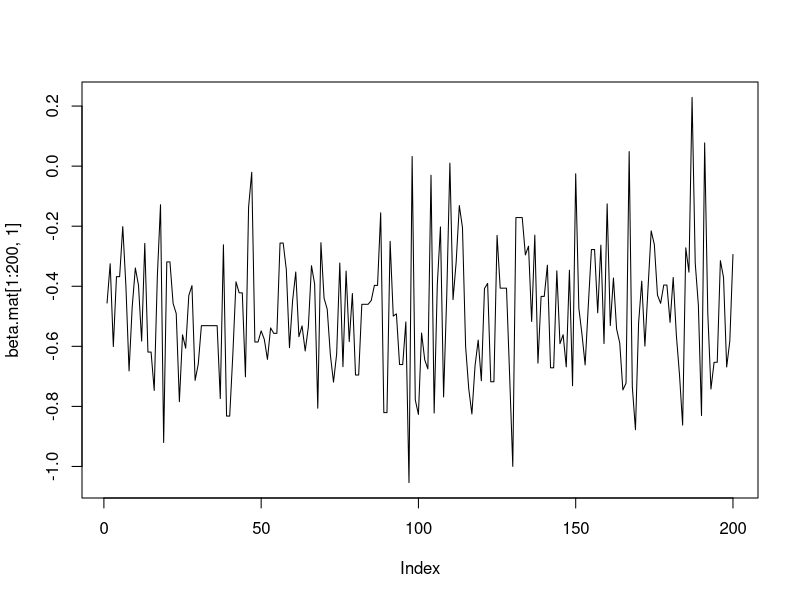
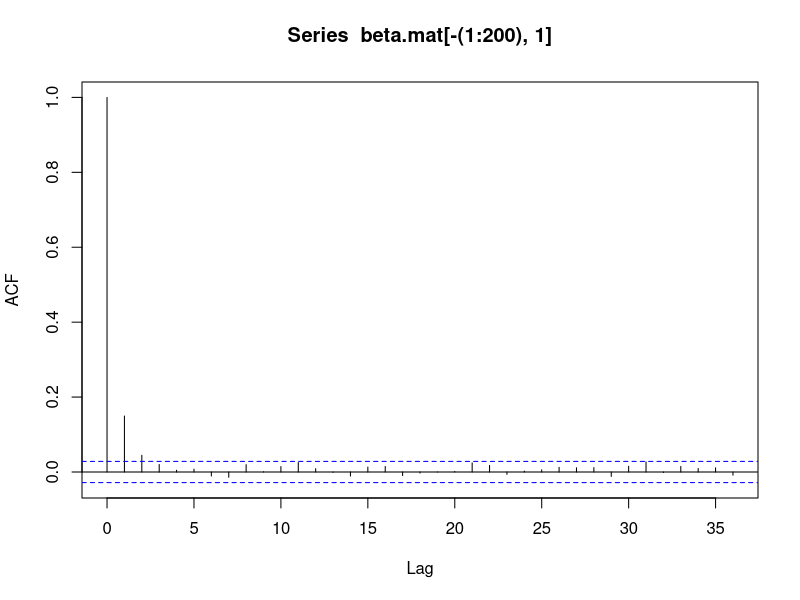
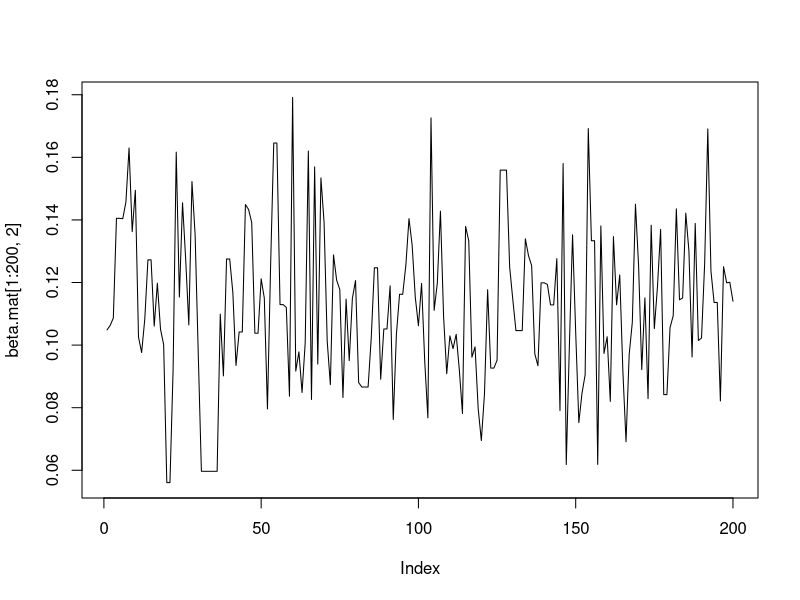
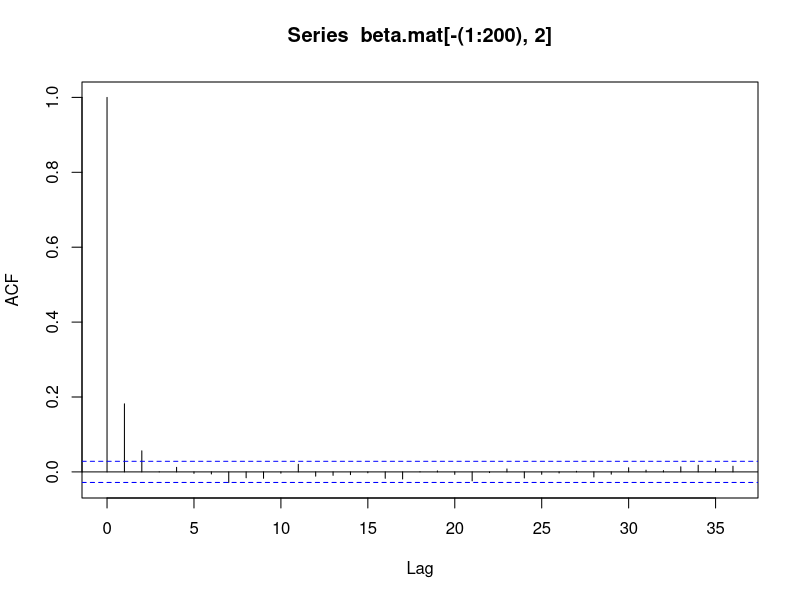
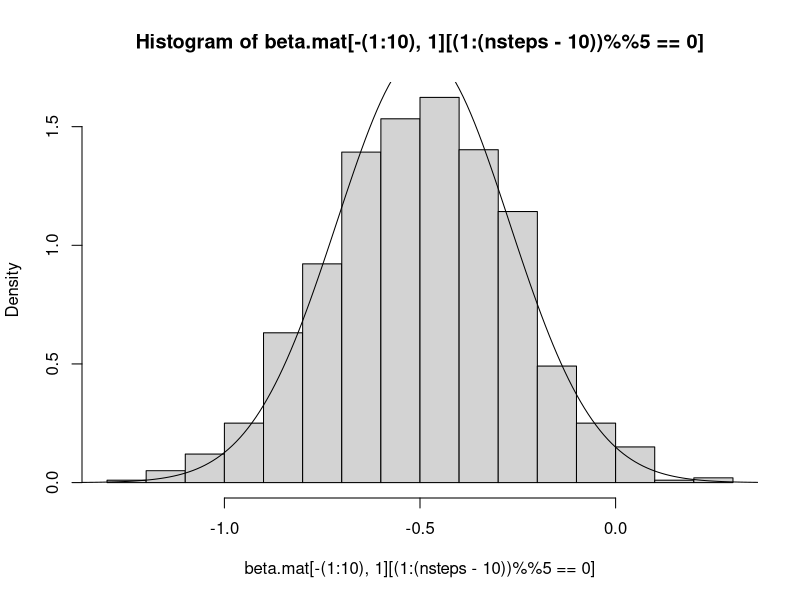
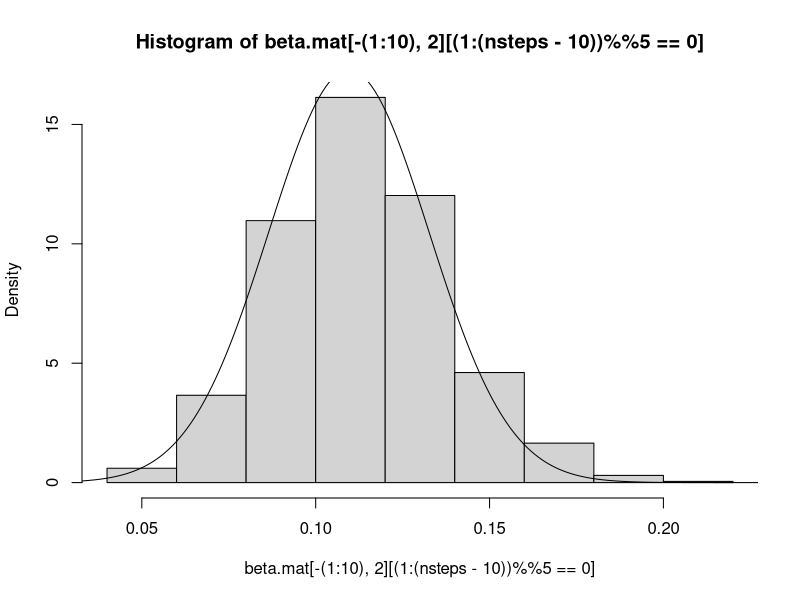

Generate these figures, in order, with R:
## Coronary Heart Disease (CHD) - Hosmer and Lemeshow (1989)
##  100 patients, by age and CHD status

chd.df=data.frame(age=c(20,23,24,25,25,26,26,28,28,29,30,30,30,30,30,30,32,32,33,33,34,34,34,34,34,35,35,36,36,36,37,37,37,38,38,39,39,40,40,41,41,42,42,42,42,43,43,43,44,44,44,44,45,45,46,46,47,47,47,48,48,48,49,49,49,50,50,51,52,52,53,53,54,55,55,55,56,56,56,57,57,57,57,57,57,58,58,58,59,59,60,60,61,62,62,63,64,64,65,69),
                  chd=c(0,0,0,0,1,0,0,0,0,0,0,0,0,0,0,1,0,0,0,0,0,0,1,0,0,0,0,0,1,0,0,1,0,0,0,0,1,0,1,0,0,0,0,0,1,0,0,1,0,0,1,1,0,1,0,1,0,0,1,0,1,1,0,0,1,0,1,0,0,1,1,1,1,0,1,1,1,1,1,0,0,1,1,1,1,0,1,1,1,1,0,1,1,1,1,1,0,1,1,1))


## 95% prior probability proportion of chd is between 0.1 and 0.5
b0 = 1 / 2 * (log(0.1 / (1 - 0.1)) + log(0.5 / (1 - 0.5)))
s0 = 1 / (2 * 1.960) * (log(0.5 / (1 - 0.5)) - log(0.1 / (1 - 0.1)))

## Age has s = 11.4
## Increasing age by 10 years equally likely to multiply odds of chd by a
##  a factor above 2 or below 2. With 95% prior probability it will be by no
##  more than 8 though.
b.age = log(2) / 10
s.age = 1 / (1.645 * 10) * log(8 / 2)

b0.vec = c(b0, b.age)
V0.mat = diag(c(s0, s.age)^2)

fit.ml = glm(chd ~ scale(age, scale = FALSE), data = chd.df, family = binomial)
summary(fit.ml)

beta.ml = coef(fit.ml)
V.ml = vcov(fit.ml)

V1.mat = solve(solve(V0.mat) + solve(V.ml))
b1.vec = V1.mat %*% solve(V0.mat) %*% b0.vec + V1.mat %*% solve(V.ml) %*% beta.ml

L = chol(V1.mat)

nsteps = 5000
beta.mat = matrix(NA, ncol = 2, nrow = nsteps)
beta.mat[1, ] = b1.vec + L %*% rt(2, 4)

y = chd.df$chd
X = model.matrix(fit.ml)

library(mvtnorm)

for (i in 2:nsteps) {
  betaprime.vec = c(b1.vec + L %*% rt(2, 4))
  p.prime = 1 / (1 + exp(-(X %*% betaprime.vec)))
  loglik.prime = sum(dbinom(y, 1, p.prime, log = TRUE))
  prior.prime = sum(dnorm(betaprime.vec, b0.vec, sqrt(diag(V0.mat)), log = TRUE))
  candidate.prime = dmvt(betaprime.vec, b1.vec, V1.mat, 4, log = TRUE)
#  candidate.prime = sum(dt((betaprime.vec - b1.vec) / sqrt(diag(V1.mat)), 4, log = TRUE))

  p.current = 1 / (1 + exp(-(X %*% beta.mat[i - 1, ])))
  loglik.current = sum(dbinom(y, 1, p.current, log = TRUE))
  prior.current = sum(dnorm(beta.mat[i - 1, ], b0.vec, sqrt(diag(V0.mat)), log = TRUE))
  candidate.current = dmvt(beta.mat[i - 1, ], b1.vec, V1.mat, 4, log = TRUE)
#  candidate.current = sum(dt((beta.mat[i - 1, ] - b1.vec) / sqrt(diag(V1.mat)), 4, log = TRUE))

  alpha = exp(loglik.prime + prior.prime + candidate.current - (loglik.current + prior.current + candidate.prime))

  if (runif(1) <= alpha) beta.mat[i, ] = betaprime.vec
  else beta.mat[i, ] = beta.mat[i - 1, ]
}

plot(beta.mat[1:200, 1], type = "l")
acf(beta.mat[-(1:200), 1])

plot(beta.mat[1:200, 2], type = "l")
acf(beta.mat[-(1:200), 2])

mean(beta.mat[-(1:10), 1][(1:(nsteps - 10)) %% 5 == 0])
sd(beta.mat[-(1:10), 1][(1:(nsteps - 10)) %% 5 == 0])
hist(beta.mat[-(1:10), 1][(1:(nsteps-10)) %% 5 == 0], freq = FALSE)
lines(seq(-2, 1, 0.01), dnorm(seq(-2, 1, 0.01), b1.vec[1], sqrt(V1.mat[1, 1])))

mean(beta.mat[-(1:10), 2][(1:(nsteps-10)) %% 5 == 0])
sd(beta.mat[-(1:10), 2][(1:(nsteps - 10)) %% 5 == 0])
hist(beta.mat[-(1:10), 2][(1:(nsteps - 10))%%5 == 0], freq = FALSE)
lines(seq(0, 0.3, 0.001),dnorm(seq(0, 0.3, 0.001), b1.vec[2], sqrt(V1.mat[2, 2])))





